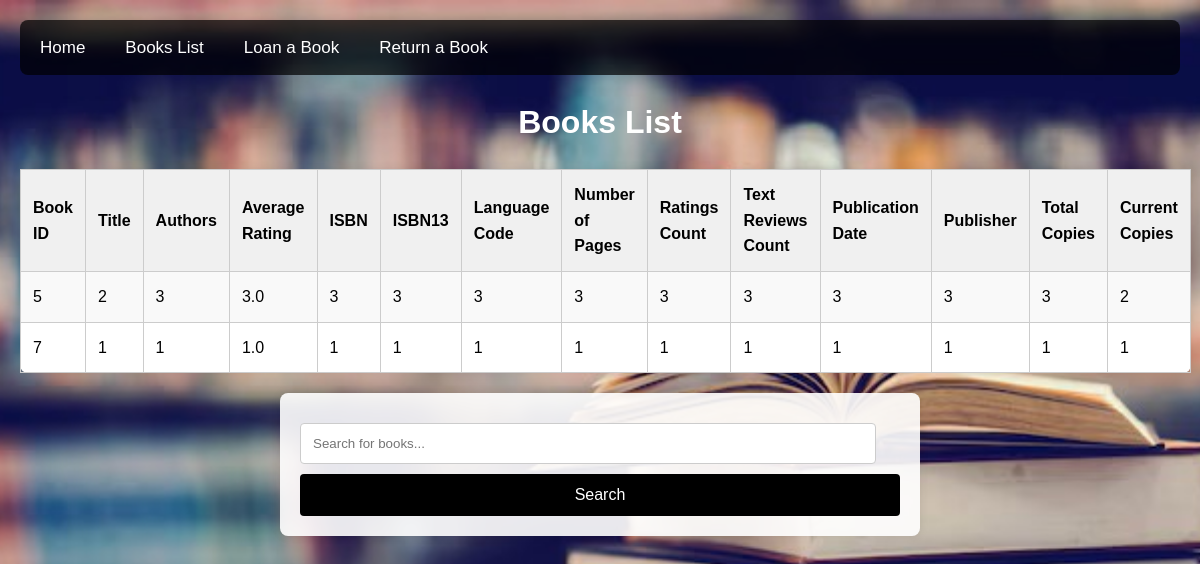
Before: /books_list with the older database file.
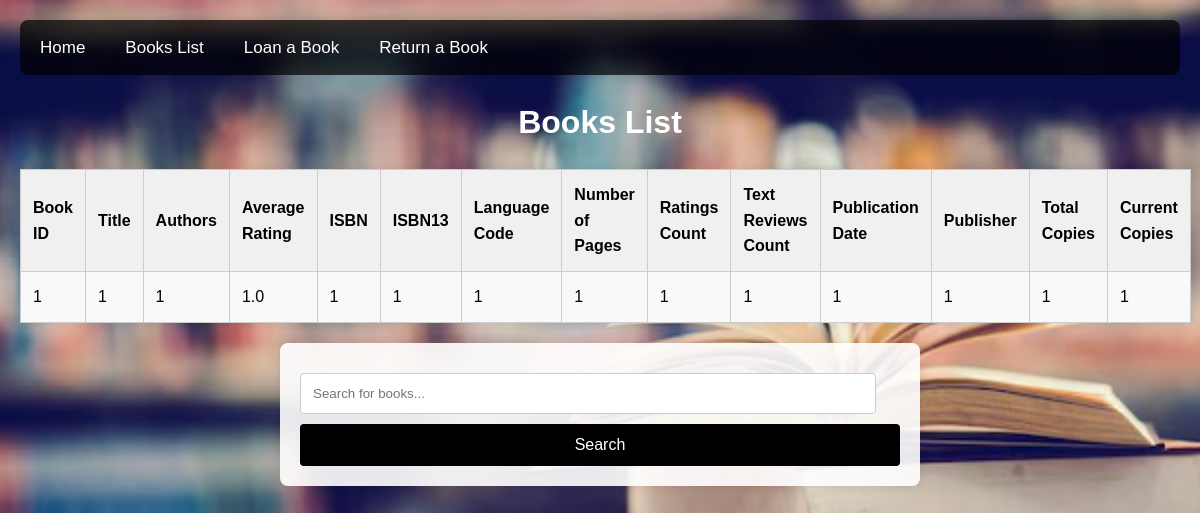
After: the same page with the newer database file.
### app.py (models this page shows, shortened)
class Books(db.Model):
    bookID = db.Column(db.String(250), primary_key=True, nullable=False)
    title = db.Column(db.String(250), nullable=False)
    authors = db.Column(db.String(250))
    average_rating = db.Column(db.String(250))
    isbn = db.Column(db.String(250))
    isbn13 = db.Column(db.String(250))
    language_code = db.Column(db.String(250))
    num_pages = db.Column(db.Integer)
    ratings_count = db.Column(db.Integer)
    text_reviews_count = db.Column(db.Integer)
    publication_date = db.Column(db.String(250))
    publisher = db.Column(db.String(250))
    no_of_copies_total = db.Column(db.Integer)
    no_of_copies_current = db.Column(db.Integer)

### app.py (the view)
@app.route('/books_list')
def books_list():
    books = Books.query.all()
    return render_template('books_list.html', books=books)

### templates/books_list.html (shortened to what this page needs)
<!DOCTYPE html>
<html lang="en">
<head>
    <link rel="stylesheet" href="/static/css/styles.css">
</head>
<body>
   <nav>
    <a href="home">Home</a>
    <a href="books_list">Books List</a>
    <a href="loan_book">Loan a Book</a>
    <a href="return_book">Return a Book</a>
</nav>
    <h1>Books List</h1>
    <table>
        <tr>
            <th>Book ID</th>
            <th>Title</th>
            <th>Authors</th>
            <th>Average Rating</th>
            <th>ISBN</th>
            <th>ISBN13</th>
            <th>Language Code</th>
            <th>Number of Pages</th>
            <th>Ratings Count</th>
            <th>Text Reviews Count</th>
            <th>Publication Date</th>
            <th>Publisher</th>
            <th>Total Copies</th>
            <th>Current Copies</th>
        </tr>
        {% for book in books %}
        <tr>
            <td>{{ book.bookID }}</td>
            <td>{{ book.title }}</td>
            <td>{{ book.authors }}</td>
            <td>{{ book.average_rating }}</td>
            <td>{{ book.isbn }}</td>
            <td>{{ book.isbn13 }}</td>
            <td>{{ book.language_code }}</td>
            <td>{{ book.num_pages }}</td>
            <td>{{ book.ratings_count }}</td>
            <td>{{ book.text_reviews_count }}</td>
            <td>{{ book.publication_date }}</td>
            <td>{{ book.publisher }}</td>
            <td>{{ book.no_of_copies_total }}</td>
            <td>{{ book.no_of_copies_current }}</td>
        </tr>
        {% endfor %}
    </table>
    <form action="{{ url_for('search') }}" method="get">
        <input type="text" name="query" placeholder="Search for books..." value="{{ request.args.get('query', '') }}">
        <button type="submit">Search</button>
    </form>
</body>
</html>

### static/css/styles.css (style rules this page uses)
html, body { height: 100%; margin: 0; }
body { font-family: Arial, sans-serif; background-image: url('/static/images/books.jpeg'); background-size: cover; background-position: center; background-repeat: no-repeat; background-attachment: fixed; color: #000; padding: 20px; line-height: 1.6; overflow-x: hidden; }
nav { background-color: rgba(0, 0, 0, 0.7); overflow: hidden; border-radius: 8px; margin-bottom: 20px; }
nav a { float: left; display: block; color: white; text-align: center; padding: 14px 20px; text-decoration: none; font-size: 17px; transition: background-color 0.3s ease; }
h1, h2 { color: #fff; text-align: center; }
form { background-color: rgba(255, 255, 255, 0.9); padding: 20px; margin-bottom: 20px; border-radius: 8px; box-shadow: 0 0 10px rgba(0, 0, 0, 0.1); max-width: 600px; margin-left: auto; margin-right: auto; }
input[type="text"], input[type="number"], input[type="date"] { margin: 10px 0; padding: 12px; width: calc(100% - 24px); box-sizing: border-box; border: 1px solid #ccc; border-radius: 4px; background-color: #fff; color: #000; }
button { padding: 12px; background-color: #000; color: white; border: none; border-radius: 4px; cursor: pointer; font-size: 16px; transition: background-color 0.3s ease; width: 100%; }
table { width: 100%; border-collapse: collapse; margin-bottom: 20px; background-color: #fff; border-radius: 8px; box-shadow: 0 0 10px rgba(0, 0, 0, 0.1); color: #000; }
table, th, td { border: 1px solid #ccc; }
th, td { padding: 12px; text-align: left; }
th { background-color: #f0f0f0; }
tr:nth-child(even) { background-color: #f9f9f9; }

Changed rows visible on the page:
removed Books: bookID "5", title "2", authors "3", average_rating "3.0", isbn "3", isbn13 "3", language_code "3", num_pages "3", ratings_count "3", text_reviews_count "3", publication_date "3", publisher "3", no_of_copies_total "3", no_of_copies_current "2"
removed Books: bookID "7", title "1", authors "1", average_rating "1.0", isbn "1", isbn13 "1", language_code "1", num_pages "1", ratings_count "1", text_reviews_count "1", publication_date "1", publisher "1", no_of_copies_total "1", no_of_copies_current "1"
added Books: bookID "1", title "1", authors "1", average_rating "1.0", isbn "1", isbn13 "1", language_code "1", num_pages "1", ratings_count "1", text_reviews_count "1", publication_date "1", publisher "1", no_of_copies_total "1", no_of_copies_current "1"
